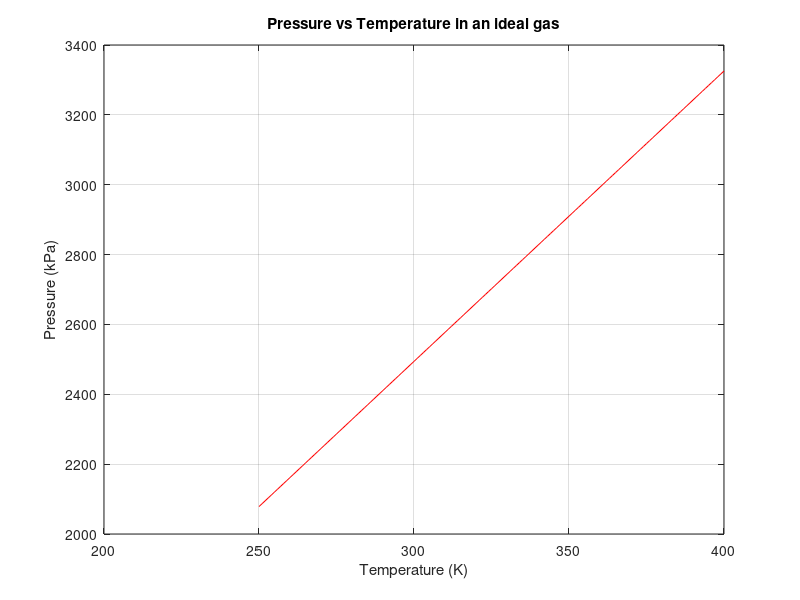

Source code (MATLAB):
%{
Define variables:
  n --number of atoms (mol)
  P --pressure (kPa)
  R --ideal gas constant (L kpA mol^-1 K^-1)
  T --volume (L)
  V
%}

%initialize nRV
n = input('Enter moles of gas:'); 
R = 8.314; 
V = input('Enter volume of gas (in litres):');

%create an array of input temperatures
T = 250:1:400;

%calculate pressures
P = (n * R .* T)/V;

%create plot
figure(1);
plot(T, P, 'r');
title('Pressure vs Temperature in an ideal gas');
xlabel('Temperature (K)');
ylabel('Pressure (kPa)');
grid on;
